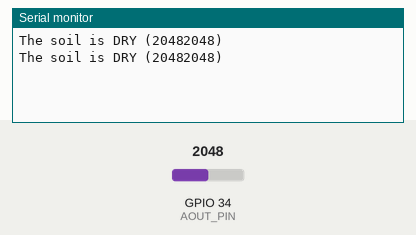
The sketch below on a simulated ESP32. On the bench: the last lines printed to the serial monitor. Inputs (shaded band) come from the test bench; at power-on: GPIO 34 (AOUT_PIN) = 2048.

Above: at 5.8 s.
5.9 s: GPIO 34 (AOUT_PIN) set to 2866
At 10.5 s:
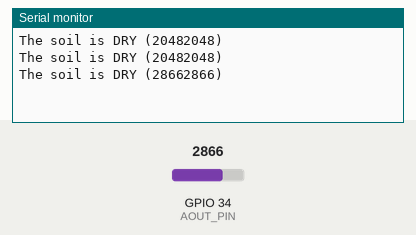
11.9 s: GPIO 34 (AOUT_PIN) set to 3603
At 15.5 s:
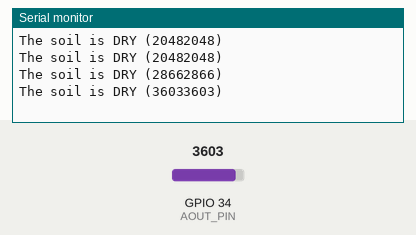
Timing chart, 0 to 17.0 s (numbered marks = the images above; inputs shaded):
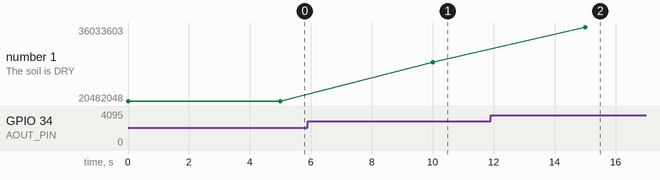

The sketch:

moisture_sensor.ino
```cpp
/*
 * This ESP32 code is created by esp32io.com
 *
 * This ESP32 code is released in the public domain
 *
 * For more detail (instruction and wiring diagram), visit https://esp32io.com/tutorials/esp32-soil-moisture-sensor
 */

#define AOUT_PIN 34// ESP32 pin GPIO36 (ADC0) that connects to AOUT pin of moisture sensor
#define THRESHOLD 500000 // CHANGE YOUR THRESHOLD HERE

void setup() {
  Serial.begin(9600);
  // set the ADC attenuation to 11 dB (up to ~3.3V input)
  analogSetAttenuation(ADC_11db);
}

void loop() {
  int value = analogRead(AOUT_PIN); // read the analog value from sensor

  if (value < THRESHOLD)
  {
    Serial.print("The soil is DRY (");
    Serial.print(value);
  }
  else
  {
    Serial.print("The soil is WET (");
    Serial.print(value);
  }

  Serial.print(value);
  Serial.println(")");


  delay(5000);
}
```

Measured:
- after the input at 5.9 s, the serial monitor: prints a new line after 4.1 s (image 1)
- after the input at 11.9 s, the serial monitor: prints a new line after 3.1 s (image 2)
- plotted number 1: 20482048 → 28662866 after the input at 5.9 s, 28662866 → 36033603 after the input at 11.9 s
